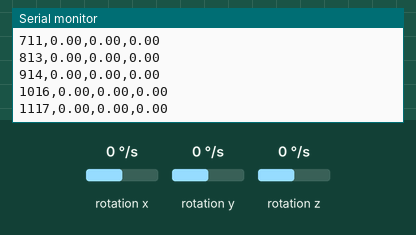
The sketch below on a simulated Arduino Nano 33 IoT. On the bench: the last lines printed to the serial monitor. Inputs (shaded band) come from the test bench; at power-on: rotation x 0 °/s, rotation y 0 °/s, rotation z 0 °/s.

Above: at 1.2 s.
1.3 s: rotation x set to -192 °/s
At 1.33 s:
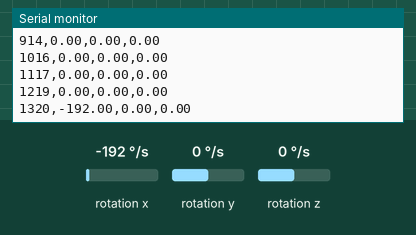
2.8 s: rotation y set to -192 °/s
At 2.85 s:
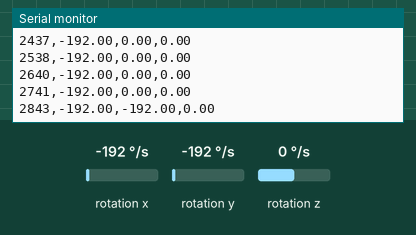
4.3 s: rotation z set to -192 °/s
At 4.37 s:
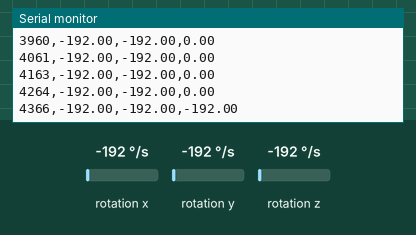
Timing chart, 0 to 7.3 s (numbered marks = the images above; inputs shaded):
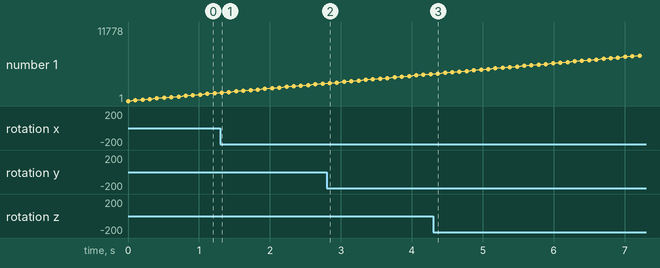

The sketch:

task6dct.ino
```cpp
#include <Arduino_LSM6DS3.h>

void setup() {
  Serial.begin(115200);
  while (!Serial);

  if (!IMU.begin()) {
    Serial.println("Failed to initialize IMU!");
    while (1);
  }

  Serial.println("timestamp,gyro_x,gyro_y,gyro_z");  // CSV Header
}

void loop() {
  float x, y, z;
  if (IMU.gyroscopeAvailable()) {
    IMU.readGyroscope(x, y, z);

    // Print gyroscope data in CSV format
    Serial.print(millis()); Serial.print(",");
    Serial.print(x); Serial.print(",");
    Serial.print(y); Serial.print(",");
    Serial.println(z);
  }
  delay(100); // Collect data every 100ms
}
```

Measured:
- after the input at 1.3 s, the serial monitor: prints a new line at once (image 1)
- after the input at 2.8 s, the serial monitor: prints a new line at once (image 2)
